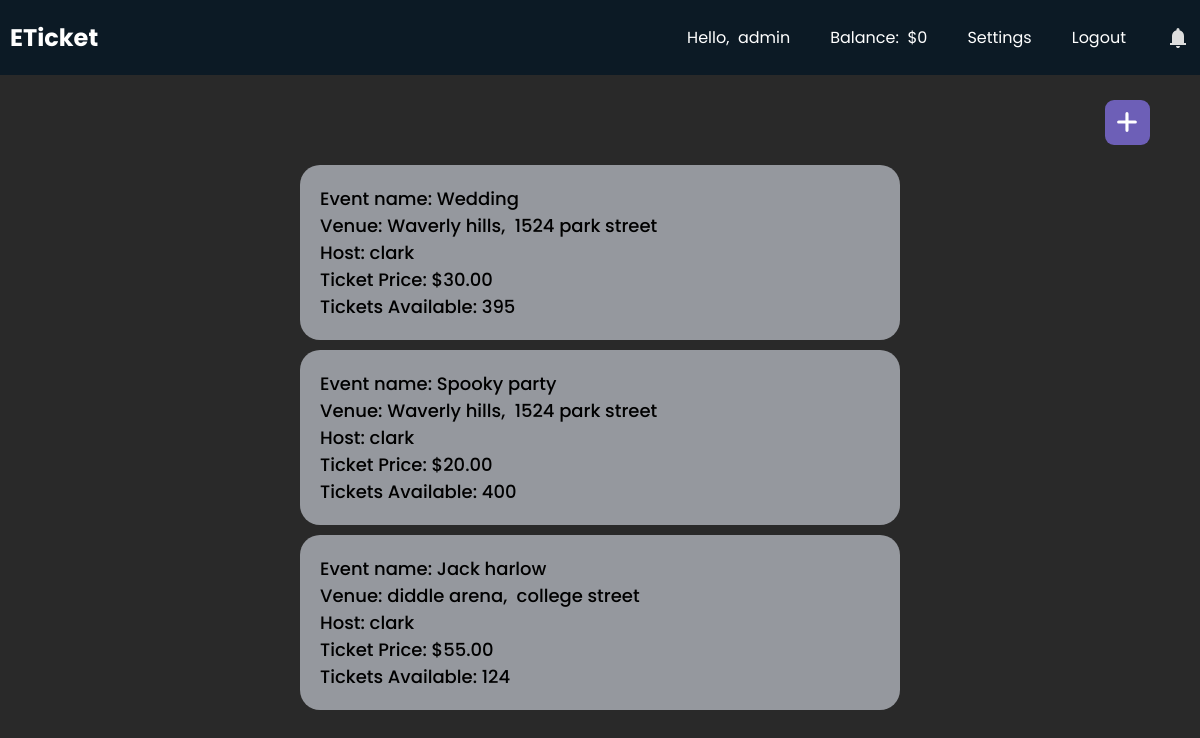
The page /eticket/event/ (signed in) on the database its author committed.
### eticket/models.py (models this page shows)
class Event(models.Model):
    id = models.UUIDField(primary_key=True, default=uuid.uuid4, editable=False)
    eventName = models.CharField(max_length=50, default="")
    host = models.ForeignKey(User, on_delete=models.CASCADE, null=True)
    venue = models.ForeignKey(Venue, on_delete=models.CASCADE, null=True)
    ticketPrice = models.DecimalField(max_digits=10, decimal_places=2, default=50)
    ticketQuantity = models.PositiveIntegerField(default=0)

class Venue(models.Model):
    id = models.UUIDField(primary_key=True, default=uuid.uuid4, editable=False)
    owner = models.ForeignKey(User, on_delete=models.CASCADE, null=True)
    name = models.CharField(max_length=100)
    location = models.CharField(max_length=100)
    capacity = models.PositiveIntegerField(default=0)

### eticket/views.py (the view, shortened to what this page needs)
# urls.py: path("event/", views.hostEvent, name="event"),
@login_required
def hostEvent(request):
    events = Event.objects.all()
    venues = Venue.objects.all()
    context = {'events':events, 'venues':venues}
    return render(request, "eticket/hostEvent.html", context)

### eticket/templates/eticket/hostEvent.html (shortened to what this page needs)
{% extends 'eticket/base.html' %}
{% load static %}
{% block extra_css %}
    <link rel="stylesheet" href="{% static 'css/venue.css' %}">
{% endblock %}
{% block content %}
<div id="addbtn"><svg xmlns="http://www.w3.org/2000/svg" width="12" height="12" viewBox="0 0 12 12"><path fill="white" d="M6.5 1.75a.75.75 0 0 0-1.5 0V5H1.75a.75.75 0 0 0 0 1.5H5v3.25a.75.75 0 0 0 1.5 0V6.5h3.25a.75.75 0 0 0 0-1.5H6.5V1.75Z"/></svg></div>
<div class="venue-wrapper" id="venue-wrapper">
    {% for event in events %}
        <div class="venue">
            <span>Event name: {{event.eventName}}</span>
            <span>Venue: {{event.venue.name}}, &nbsp;{{event.venue.location}}</span>
            <span>Host: {{event.host}}</span>
            <span>Ticket Price: ${{event.ticketPrice}}</span>
            <span>Tickets Available: {{event.ticketQuantity}}</span>
        </div>
    {% endfor %}
</div>
{% endblock %}

### eticket/templates/eticket/base.html (shortened to what this page needs)
<!DOCTYPE html>
<html lang="en">
    <head>
        {% load static %}
        <link rel="stylesheet" href="{% static 'css/base.css' %}">
        <link rel="stylesheet" href="https://cdnjs.cloudflare.com/ajax/libs/font-awesome/6.3.0/css/all.min.css">
        {% block extra_css %}
        {% endblock %}
    </head>
    <body>
        <header>
            <nav class="navbar">
                <h2 class="logo"><a href="{% url 'eticket:home' %}">ETicket</a></h2>
                <ul class="all-links">
                    <li id="username"><span>Hello,  {{request.user}}</span></li>
                    <li><span id="balance">Balance:  $0</span></li>
                    <li><a href="">Settings</a></li>
                    <li><a href="{% url 'users:logoutPage' %}">Logout</a></li>
                    <li id="bell-icon">
                        <svg xmlns="http://www.w3.org/2000/svg" width="24" height="24" viewBox="0 0 24 24"><path fill="currentColor" d="M4 19v-2h2v-7q0-2.075 1.25-3.688T10.5 4.2v-.7q0-.625.438-1.063T12 2q.625 0 1.063.438T13.5 3.5v.7q2 .5 3.25 2.113T18 10v7h2v2H4Zm8 3q-.825 0-1.413-.588T10 20h4q0 .825-.588 1.413T12 22Z"/></svg>
                    </li>
                </ul>
            </nav>
        </header>
        <div id="contentwrapper">
            <div id="content">
                {% block content %}
                {% endblock %}
            </div>
        </div>
    </body>
</html>

### eticket/static/css/base.css (style rules this page uses)
* { margin: 0; padding: 0; box-sizing: border-box; font-family: "Poppins", sans-serif; }
html { scroll-behavior: smooth; }
body { background: #292929; }
header { position: fixed; top: 0; left: 0; z-index: 5; width: 100%; display: flex; justify-content: center; background: #0C1A25; }
#contentwrapper { height: 100vh; padding-top: 75px; }
#content { height: calc(100%); display: flex; flex-direction: column; align-items: center; }
.navbar { display: flex; padding: 0 10px; max-width: 1200px; width: 100%; align-items: center; justify-content: space-between; }
.navbar .all-links { display: flex; align-items: center; }
.navbar .all-links li { position: relative; list-style: none; }
.navbar .logo a { display: flex; align-items: center; margin-left: 0; }
#bell-icon { display: flex; align-items: center; justify-content: center; }
header a, header span, header svg, header form { margin-left: 40px; text-decoration: none; color: #fff; height: 100%; padding: 20px 0; display: inline-block; }
#username, #balance { white-space: pre; }
header a:hover, footer a:hover, header svg { color: #ddd; }

### eticket/static/css/venue.css (style rules this page uses)
#content { display: flex; align-items: center; width: 100%; }
.venue-wrapper { display: flex; flex-direction: column; flex: 1; overflow: auto; width: 50%; margin-top: 80px; }
.venue { display: flex; flex-direction: column; width: 100%; padding: 20px; font-weight: 500; font-size: 18px; background-color: #95989e; border-radius: 20px; margin-top: 10px; }
#addbtn { position: fixed; top: 100px; right: 50px; background: #6D5FB7; padding: 10px; border-radius: 20%; display: flex; justify-content: center; align-items: center; cursor: pointer; }
#addbtn svg { height: 25px; width: 25px; }

### rows shown on the page
Event: eventName "Wedding", venue.name "Waverly hills", venue.location "1524 park street", host "clark", ticketPrice "30.00", ticketQuantity "395"
Event: eventName "Spooky party", venue.name "Waverly hills", venue.location "1524 park street", host "clark", ticketPrice "20.00", ticketQuantity "400"
Event: eventName "Jack harlow", venue.name "diddle arena", venue.location "college street", host "clark", ticketPrice "55.00", ticketQuantity "124"

### other values the page prints
{{ request.user }} "admin"
